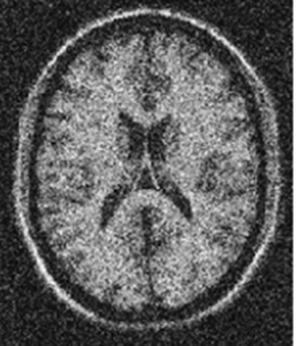
#> input picture data/samples/mri_rician.png, 296 x 346 px
$ python run_study.py   (older library calls are emulated)
#> lines starting #> are read from the running program, lines starting #| are printed output that depends on the picture; after the words box and inside, x2 and y2 are one past the last pixel; in counts of white or black regions, pixels touching at a corner belong together
### src/utils.py
"""Shared helpers for loading images, metrics, and saving comparison grids."""

from __future__ import annotations

from pathlib import Path

import cv2
import matplotlib.pyplot as plt
import numpy as np


ROOT = Path(__file__).resolve().parents[1]
DATA_DIR = ROOT / "data"
OUTPUT_DIR = ROOT / "outputs"


def ensure_dirs(*paths: Path) -> None:
    for path in paths:
        path.mkdir(parents=True, exist_ok=True)


def to_uint8(image: np.ndarray) -> np.ndarray:
    image = np.asarray(image, dtype=np.float64)
    image = np.clip(image, 0, 255)
    return image.astype(np.uint8)


def psnr(reference: np.ndarray, estimate: np.ndarray) -> float:
    """Peak Signal-to-Noise Ratio in dB (higher is better)."""
    ref = reference.astype(np.float64)
    est = estimate.astype(np.float64)
    mse = np.mean((ref - est) ** 2)
    if mse <= 1e-12:
        return float("inf")
    return float(20.0 * np.log10(255.0 / np.sqrt(mse)))


def save_comparison(
    images: dict[str, np.ndarray],
    out_path: Path,
    title: str,
    ncols: int | None = None,
    show_psnr_vs: np.ndarray | None = None,
) -> None:
    """Save a labeled grid of grayscale images."""
    n = len(images)
    ncols = ncols or min(n, 4)
    nrows = int(np.ceil(n / ncols))
    fig, axes = plt.subplots(nrows, ncols, figsize=(4.2 * ncols, 4.0 * nrows))
    axes = np.atleast_1d(axes).ravel()

    for ax, (name, img) in zip(axes, images.items()):
        ax.imshow(img, cmap="gray", vmin=0, vmax=255)
        label = name
        if show_psnr_vs is not None and name.lower() not in {"original", "clean", "noisy"}:
            label = f"{name}\nPSNR: {psnr(show_psnr_vs, img):.2f} dB"
        ax.set_title(label, fontsize=11)
        ax.axis("off")

    for ax in axes[n:]:
        ax.axis("off")

    fig.suptitle(title, fontsize=14, fontweight="bold", y=0.98)
    fig.tight_layout()
    out_path.parent.mkdir(parents=True, exist_ok=True)
    fig.savefig(out_path, dpi=160, bbox_inches="tight")
    plt.close(fig)


def save_image(path: Path, image: np.ndarray) -> None:
    path.parent.mkdir(parents=True, exist_ok=True)
    cv2.imwrite(str(path), to_uint8(image))

### src/denoise.py
"""Spatial / edge-preserving filters for common medical-image noise types."""

from __future__ import annotations

import cv2
import numpy as np
from skimage.restoration import wiener
from skimage.util import img_as_float, img_as_ubyte


def median(img: np.ndarray, ksize: int = 5) -> np.ndarray:
    return cv2.medianBlur(img, ksize)


def gaussian(img: np.ndarray, ksize: int = 5, sigma: float = 1.5) -> np.ndarray:
    return cv2.GaussianBlur(img, (ksize, ksize), sigma)


def bilateral(img: np.ndarray, d: int = 9, sigma_color: float = 75, sigma_space: float = 75) -> np.ndarray:
    return cv2.bilateralFilter(img, d, sigma_color, sigma_space)


def nlm(img: np.ndarray, h: float = 12, template: int = 7, search: int = 21) -> np.ndarray:
    return cv2.fastNlMeansDenoising(img, None, h=h, templateWindowSize=template, searchWindowSize=search)


def mean(img: np.ndarray, ksize: int = 5) -> np.ndarray:
    return cv2.blur(img, (ksize, ksize))


def wiener_filter(img: np.ndarray, ksize: int = 5, balance: float = 0.3) -> np.ndarray:
    psf = np.ones((ksize, ksize), dtype=np.float64) / (ksize * ksize)
    restored = wiener(img_as_float(img), psf, balance=balance)
    return img_as_ubyte(np.clip(restored, 0, 1))


def gaussian_sharpen(img: np.ndarray) -> np.ndarray:
    blurred = gaussian(img, 5, 2.0)
    kernel = np.array([[0, -1, 0], [-1, 5, -1], [0, -1, 0]], dtype=np.float32)
    return cv2.filter2D(blurred, -1, kernel)


def mean_median_combo(img: np.ndarray) -> np.ndarray:
    return median(mean(img, 5), 3)


def hybrid_median_bilateral(img: np.ndarray) -> np.ndarray:
    return bilateral(median(img, 3), 9, 75, 75)


def mean_shift(img: np.ndarray, sp: int = 15, sr: int = 30) -> np.ndarray:
    bgr = cv2.cvtColor(img, cv2.COLOR_GRAY2BGR)
    filtered = cv2.pyrMeanShiftFiltering(bgr, sp, sr)
    return cv2.cvtColor(filtered, cv2.COLOR_BGR2GRAY)


def denoise_rician(noisy: np.ndarray) -> dict[str, np.ndarray]:
    return {
        "Original (noisy)": noisy,
        "Non-Local Means": nlm(noisy, h=12, template=9, search=25),
        "Gaussian": gaussian(noisy, 7, 2.5),
        "Median": median(noisy, 5),
    }


def denoise_salt_pepper(noisy: np.ndarray) -> dict[str, np.ndarray]:
    return {
        "Original (noisy)": noisy,
        "Median": median(noisy, 5),
        "Gaussian": gaussian(noisy, 5, 1.5),
        "Bilateral": bilateral(noisy),
        "Non-Local Means": nlm(noisy, h=15),
        "Wiener": wiener_filter(noisy),
    }


def denoise_gaussian(noisy: np.ndarray) -> dict[str, np.ndarray]:
    return {
        "Original (noisy)": noisy,
        "Gaussian (5x5)": gaussian(noisy, 5, 1.5),
        "Median (5x5)": median(noisy, 5),
        "Bilateral (d=9)": bilateral(noisy),
        "NLM (h=10)": nlm(noisy, h=10),
        "Wiener (5x5)": wiener_filter(noisy, balance=0.3),
    }


def denoise_periodic(noisy: np.ndarray) -> dict[str, np.ndarray]:
    return {
        "Original (noisy)": noisy,
        "Median (7x7)": median(noisy, 7),
        "Bilateral (d=15)": bilateral(noisy, d=15),
        "Gaussian + Sharpen": gaussian_sharpen(noisy),
        "Mean + Median": mean_median_combo(noisy),
    }


def denoise_speckle(noisy: np.ndarray) -> dict[str, np.ndarray]:
    return {
        "Original (noisy)": noisy,
        "Median (5x5)": median(noisy, 5),
        "Hybrid (Med+Bilat)": hybrid_median_bilateral(noisy),
        "Wiener": wiener_filter(noisy, ksize=3, balance=0.25),
        "Mean Shift": mean_shift(noisy),
    }


PIPELINES = {
    "rician": denoise_rician,
    "salt_pepper": denoise_salt_pepper,
    "gaussian": denoise_gaussian,
    "periodic": denoise_periodic,
    "speckle": denoise_speckle,
}

### src/enhance.py
"""Point processing and intensity transforms for medical image enhancement."""

from __future__ import annotations

import cv2
import numpy as np


def image_negative(img: np.ndarray) -> np.ndarray:
    return 255 - img


def threshold_binary_inv(img: np.ndarray, value: int = 50) -> np.ndarray:
    _, out = cv2.threshold(img, value, 255, cv2.THRESH_BINARY_INV)
    return out


def grey_level_slicing(img: np.ndarray, lo: int = 100, hi: int = 200) -> np.ndarray:
    out = img.copy()
    mask = (img >= lo) & (img <= hi)
    out[mask] = 255
    return out


def contrast_stretch(img: np.ndarray) -> np.ndarray:
    lo, hi = float(img.min()), float(img.max())
    if hi <= lo:
        return img.copy()
    stretched = (img.astype(np.float64) - lo) * (255.0 / (hi - lo))
    return stretched.astype(np.uint8)


def histogram_equalize(img: np.ndarray) -> np.ndarray:
    return cv2.equalizeHist(img)


def log_transform(img: np.ndarray, c: float = 1.5) -> np.ndarray:
    x = img.astype(np.float32) / 255.0
    y = c * np.log1p(x)
    y = y / y.max() if y.max() > 0 else y
    return (y * 255).astype(np.uint8)


def inverse_log_transform(img: np.ndarray, c: float = 1.0) -> np.ndarray:
    x = img.astype(np.float32) / 255.0 + 1e-6
    y = c * (np.exp(x) - 1.0)
    y = y / y.max() if y.max() > 0 else y
    return (y * 255).astype(np.uint8)


def gamma_correct(img: np.ndarray, gamma: float) -> np.ndarray:
    x = img.astype(np.float32) / 255.0
    return (np.power(x, gamma) * 255).astype(np.uint8)


def bit_planes(img: np.ndarray) -> dict[str, np.ndarray]:
    planes = {"Original": img}
    titles = [
        "MSB (Bit 7)",
        "Bit 6",
        "Bit 5",
        "Bit 4",
        "Bit 3",
        "Bit 2",
        "Bit 1",
        "LSB (Bit 0)",
    ]
    for i, title in enumerate(reversed(titles)):
        plane = ((img >> i) & 1) * 255
        planes[title] = plane.astype(np.uint8)
    return planes


def unsharp_mask_pipeline(img: np.ndarray) -> dict[str, np.ndarray]:
    """Classic high-boost / edge-mask sharpening chain."""
    lap = cv2.Laplacian(img, cv2.CV_16S, ksize=3)
    lap_abs = cv2.convertScaleAbs(lap)
    sharpened_lap = cv2.add(img, lap_abs)

    sobelx = cv2.Sobel(img, cv2.CV_16S, 1, 0, ksize=3)
    sobely = cv2.Sobel(img, cv2.CV_16S, 0, 1, ksize=3)
    sobel = cv2.convertScaleAbs(cv2.addWeighted(sobelx, 0.5, sobely, 0.5, 0))
    sobel_smooth = cv2.GaussianBlur(sobel, (5, 5), 1.2)

    mask = cv2.multiply(sobel, sobel_smooth, scale=1.0 / 255.0)
    final = cv2.add(img, mask)

    return {
        "Original": img,
        "Laplacian": lap_abs,
        "Original + Laplacian": sharpened_lap,
        "Sobel": sobel,
        "Smoothed Sobel": sobel_smooth,
        "Edge Mask": mask,
        "Final Sharpened": final,
    }


def run_enhancements(img: np.ndarray) -> dict[str, dict[str, np.ndarray]]:
    return {
        "negative": {"Original": img, "Negative": image_negative(img)},
        "threshold": {"Original": img, "Threshold INV (T=50)": threshold_binary_inv(img, 50)},
        "grey_level_slice": {"Original": img, "Grey Level Slice (100-200)": grey_level_slicing(img)},
        "contrast_stretch": {"Original": img, "Contrast Stretched": contrast_stretch(img)},
        "histogram_eq": {"Original": img, "Histogram Equalized": histogram_equalize(img)},
        "log": {"Original": img, "Log Transform": log_transform(img)},
        "inv_log": {"Original": img, "Inverse Log": inverse_log_transform(img)},
        "gamma": {
            "Original": img,
            "γ = 0.4": gamma_correct(img, 0.4),
            "γ = 1.0": gamma_correct(img, 1.0),
            "γ = 2.5": gamma_correct(img, 2.5),
        },
        "bit_planes": bit_planes(img),
        "unsharp_mask": unsharp_mask_pipeline(img),
    }

### src/phantoms.py
"""Synthetic medical phantoms and noise models for reproducible demos."""

from __future__ import annotations

import numpy as np

from utils import to_uint8


def brain_phantom(size: int = 256, seed: int = 7) -> np.ndarray:
    """Simple elliptical 'brain' phantom with soft tissue + ventricles."""
    yy, xx = np.mgrid[0:size, 0:size]
    cy, cx = size / 2, size / 2
    img = np.zeros((size, size), dtype=np.float64)

    # Outer skull / soft tissue
    skull = ((yy - cy) / (0.42 * size)) ** 2 + ((xx - cx) / (0.36 * size)) ** 2 <= 1
    img[skull] = 160

    # Gray matter ring
    gm = ((yy - cy) / (0.34 * size)) ** 2 + ((xx - cx) / (0.28 * size)) ** 2 <= 1
    img[gm] = 110

    # White matter core
    wm = ((yy - cy) / (0.22 * size)) ** 2 + ((xx - cx) / (0.18 * size)) ** 2 <= 1
    img[wm] = 180

    # Ventricles
    left = ((yy - cy) / (0.08 * size)) ** 2 + ((xx - (cx - 0.08 * size)) / (0.04 * size)) ** 2 <= 1
    right = ((yy - cy) / (0.08 * size)) ** 2 + ((xx - (cx + 0.08 * size)) / (0.04 * size)) ** 2 <= 1
    img[left | right] = 40

    # Mild anatomical texture
    rng = np.random.default_rng(seed)
    texture = rng.normal(0, 4, size=(size, size))
    img = np.clip(img + texture * skull, 0, 255)
    return to_uint8(img)


def bone_phantom(size: int = 256, seed: int = 11) -> np.ndarray:
    """Bone / cortical structure phantom for salt-and-pepper demos."""
    yy, xx = np.mgrid[0:size, 0:size]
    img = np.full((size, size), 30.0)
    cortex = ((yy - size * 0.5) / (0.3 * size)) ** 2 + ((xx - size * 0.5) / (0.45 * size)) ** 2 <= 1
    img[cortex] = 210
    marrow = ((yy - size * 0.5) / (0.18 * size)) ** 2 + ((xx - size * 0.5) / (0.28 * size)) ** 2 <= 1
    img[marrow] = 90
    rng = np.random.default_rng(seed)
    img += rng.normal(0, 3, size=(size, size))
    return to_uint8(img)


def add_gaussian_noise(image: np.ndarray, sigma: float = 25.0, seed: int = 1) -> np.ndarray:
    rng = np.random.default_rng(seed)
    noisy = image.astype(np.float64) + rng.normal(0, sigma, image.shape)
    return to_uint8(noisy)


def add_salt_pepper(image: np.ndarray, amount: float = 0.05, seed: int = 2) -> np.ndarray:
    rng = np.random.default_rng(seed)
    out = image.copy()
    n = out.size
    n_salt = int(amount * n * 0.5)
    n_pepper = int(amount * n * 0.5)
    coords = rng.choice(n, n_salt + n_pepper, replace=False)
    flat = out.ravel()
    flat[coords[:n_salt]] = 255
    flat[coords[n_salt:]] = 0
    return out


def add_speckle(image: np.ndarray, variance: float = 0.04, seed: int = 3) -> np.ndarray:
    rng = np.random.default_rng(seed)
    noise = rng.normal(0, np.sqrt(variance), image.shape)
    noisy = image.astype(np.float64) * (1.0 + noise)
    return to_uint8(noisy)


def add_rician(image: np.ndarray, sigma: float = 18.0, seed: int = 4) -> np.ndarray:
    """Rician noise typical of magnitude MRI."""
    rng = np.random.default_rng(seed)
    real = image.astype(np.float64) + rng.normal(0, sigma, image.shape)
    imag = rng.normal(0, sigma, image.shape)
    return to_uint8(np.sqrt(real**2 + imag**2))


def add_periodic(image: np.ndarray, amplitude: float = 35.0, freq: float = 0.08) -> np.ndarray:
    """Sinusoidal interference (stripe / interference pattern)."""
    yy, xx = np.mgrid[0 : image.shape[0], 0 : image.shape[1]]
    pattern = amplitude * np.sin(2 * np.pi * freq * xx + 0.7 * np.sin(2 * np.pi * 0.03 * yy))
    return to_uint8(image.astype(np.float64) + pattern)


def build_dataset(size: int = 256) -> dict[str, dict[str, np.ndarray]]:
    brain = brain_phantom(size)
    bone = bone_phantom(size)
    return {
        "rician": {"clean": brain, "noisy": add_rician(brain)},
        "salt_pepper": {"clean": bone, "noisy": add_salt_pepper(bone)},
        "gaussian": {"clean": brain, "noisy": add_gaussian_noise(brain)},
        "periodic": {"clean": brain, "noisy": add_periodic(brain)},
        "speckle": {"clean": brain, "noisy": add_speckle(brain)},
        "enhancement": {"clean": brain, "noisy": brain},
    }

### src/run_study.py
"""
MedImg Denoise — end-to-end medical image denoising & enhancement runner.

Run from repo root:
  python src/run_study.py
"""

from __future__ import annotations

import json
import sys
from pathlib import Path

sys.path.insert(0, str(Path(__file__).resolve().parent))

import cv2

from denoise import PIPELINES
from enhance import run_enhancements
from phantoms import build_dataset
from utils import DATA_DIR, OUTPUT_DIR, ensure_dirs, psnr, save_comparison, save_image


ROOT = Path(__file__).resolve().parents[1]
SAMPLES = DATA_DIR / "samples"
GALLERY = ROOT / "gallery"
GALLERY_DENOISE = GALLERY / "denoising"
GALLERY_ENHANCE = GALLERY / "enhancement"

SAMPLE_FILES = {
    "rician": SAMPLES / "mri_rician.png",
    "salt_pepper": SAMPLES / "bone_salt_pepper.png",
    "gaussian": SAMPLES / "brain_gaussian.png",
    "periodic": SAMPLES / "brain_periodic.png",
    "speckle": SAMPLES / "brain_speckle.png",
}

TITLES = {
    "rician": "Rician Noise Denoising (MRI)",
    "salt_pepper": "Salt & Pepper Denoising (Bone)",
    "gaussian": "Gaussian Noise Denoising (Brain MRI)",
    "periodic": "Periodic Noise Removal",
    "speckle": "Speckle Noise Denoising",
}

PREFERRED = {
    "rician": "Non-Local Means",
    "salt_pepper": "Median",
    "gaussian": "NLM (h=10)",
    "periodic": "Bilateral (d=15)",
    "speckle": "Hybrid (Med+Bilat)",
}


def load_gray(path: Path):
    img = cv2.imread(str(path), cv2.IMREAD_GRAYSCALE)
    if img is None:
        raise FileNotFoundError(path)
    return img


def main() -> None:
    phantom_dir = DATA_DIR / "phantoms"
    ensure_dirs(phantom_dir, GALLERY_DENOISE, GALLERY_ENHANCE, OUTPUT_DIR / "denoising", OUTPUT_DIR / "enhancement")

    dataset = build_dataset(size=256)
    metrics: dict[str, dict[str, float]] = {}

    for noise_type, pipeline in PIPELINES.items():
        sample_path = SAMPLE_FILES.get(noise_type)
        if sample_path and sample_path.exists():
            noisy = load_gray(sample_path)
#> in load_gray, img is the input picture: shape (346, 296); min 0, max 255, mean 92.1
            clean = dataset[noise_type]["clean"]  # phantom GT only for synthetic branch
            use_real = True
        else:
            clean = dataset[noise_type]["clean"]
            noisy = dataset[noise_type]["noisy"]
            use_real = False
            save_image(phantom_dir / f"{noise_type}_clean.png", clean)
            save_image(phantom_dir / f"{noise_type}_noisy.png", noisy)

        results = pipeline(noisy)
#> results = 4 items
        metrics[noise_type] = {}
        ref = clean if not use_real else noisy
        for name, img in results.items():
            if "original" in name.lower():
                continue
            metrics[noise_type][name] = round(psnr(ref, img), 2)
#> this loop made 4 passes
#> (name, mse in psnr) on passes 2 to 4: ('Non-Local Means', 49.57), ('Gaussian', 312.6), ('Median', 175)
#> name on pass 1: 'Original (noisy)'
#> after the loop, metrics = 1 item

        best_name = PREFERRED.get(noise_type)
        if best_name and best_name in results:
            save_image(GALLERY_DENOISE / f"{noise_type}_best.png", results[best_name])

        out = GALLERY_DENOISE / f"{noise_type}.png"
        save_comparison(
            results,
            out,
            TITLES[noise_type],
            ncols=3 if len(results) > 4 else len(results),
            show_psnr_vs=ref if not use_real else None,
        )
#> in save_comparison, `n = len(images)`: n = 4
#> in save_comparison, `nrows = int(np.ceil(n / ncols))`: nrows = 1
#> the loop in save_comparison, `for ax, (name, img) in zip(axes, images.items()):` made 4 passes
#> in save_comparison, `fig.savefig(out_path, dpi=160, bbox_inches="tight")`:
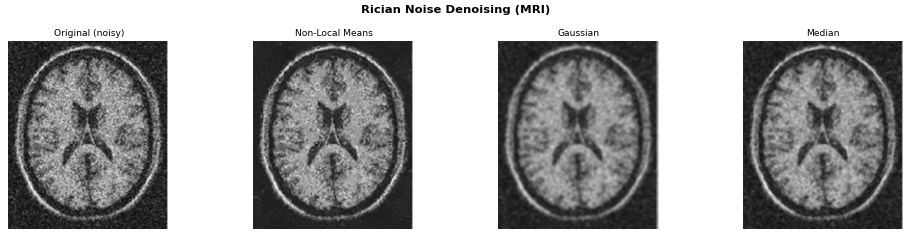
#> figure drawn by matplotlib, 4 panels
        # keep legacy outputs/ mirror for compatibility
        save_comparison(
            results,
            OUTPUT_DIR / "denoising" / f"{noise_type}_comparison.png",
            TITLES[noise_type],
            ncols=3 if len(results) > 4 else len(results),
            show_psnr_vs=ref if not use_real else None,
        )
#> the loop in save_comparison (call 2), `for ax, (name, img) in zip(axes, images.items()):` made 4 passes
        print(f"[denoise] {noise_type} ({'sample' if use_real else 'phantom'})")
#> pass 2 of the loop in main, `for noise_type, pipeline in PIPELINES.items():`:
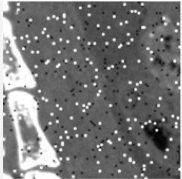
#> input picture data/samples/bone_salt_pepper.png, 182 x 179 px
#> in load_gray, img is the input picture: shape (179, 182); min 1, max 255, mean 116.7
#> in bilateral, `return cv2.bilateralFilter(img, d, sigma_color, sigma_space)`:
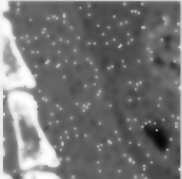
#> returned value: shape (179, 182); min 7, max 255, mean 115.2
#> psf = [[0.04, 0.04, 0.04, 0.04, 0.04], [0.04, 0.04, 0.04, 0.04, 0.04], [0.04, 0.04, 0.04, 0.04, 0.04], [0.04, 0.04, 0.04, 0.04, 0.04], [0.04, 0.04, 0.04, 0.04, 0.04]]
#> in wiener_filter, `restored = wiener(img_as_float(img), psf, balance=balance)`:
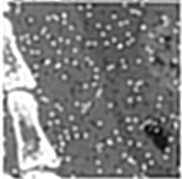
#> restored: shape (179, 182) float64; min -0.0804, max 1, mean 0.455; drawn with min black and max white
#> results = 6 items
#> the loop in main, `for name, img in results.items():` made 6 passes
#> (name, mse in psnr) on passes 2 to 6: ('Median', 414.8), ('Gaussian', 304.5), ('Bilateral', 305.3), ('Non-Local Means', 44.33), ('Wiener', 326.3)
#> after the loop in main, `for name, img in results.items():`: metrics = 2 items
#> pass 3 of the loop in main, `for noise_type, pipeline in PIPELINES.items():`:
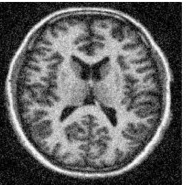
#> input picture data/samples/brain_gaussian.png, 186 x 185 px
#> in load_gray, img is the input picture: shape (185, 186); min 0, max 255, mean 99.1
#> in wiener_filter (call 2), `restored = wiener(img_as_float(img), psf, balance=balance)`:
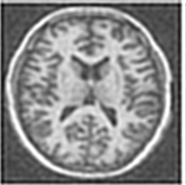
#> restored: shape (185, 186) float64; min -0.332, max 1, mean 0.386; drawn with min black and max white
#> in wiener_filter (call 2), `return img_as_ubyte(np.clip(restored, 0, 1))`:
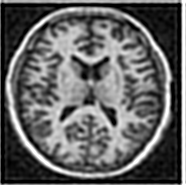
#> returned value: shape (185, 186); min 0, max 255, mean 99.8
#> the loop in main, `for name, img in results.items():` made 6 passes
#> (name, mse in psnr) on passes 2 to 6: ('Gaussian (5x5)', 387.6), ('Median (5x5)', 272.1), ('Bilateral (d=9)', 278.8), ('NLM (h=10)', 32.68), ('Wiener (5x5)', 568.2)
#> after the loop in main, `for name, img in results.items():`: metrics = 3 items
#> the loop made 5 passes; the first 3 are shown

    # enhancement on a lightly cleaned MRI sample when available
    if SAMPLE_FILES["rician"].exists():
        base = cv2.medianBlur(load_gray(SAMPLE_FILES["rician"]), 5)
    else:
        base = dataset["enhancement"]["clean"]
        save_image(phantom_dir / "enhancement_base.png", base)

    enhancements = run_enhancements(base)
#> in threshold_binary_inv, `_, out = cv2.threshold(img, value, 255, cv2.THRESH_BINARY_INV)`:
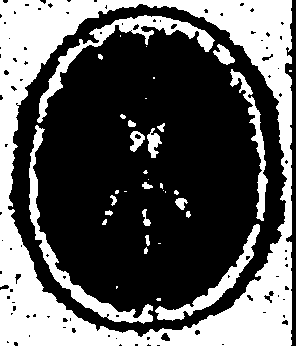
#> out: shape (346, 296); 36% white; 37 white regions (16 under 20 px), largest, box (x1, y1, x2, y2) and area: (0, 0, 292, 346) 28184, (37, 15, 215, 123) 2419, (29, 125, 153, 324) 2371
#> in grey_level_slicing, `mask = (img >= lo) & (img <= hi)`:
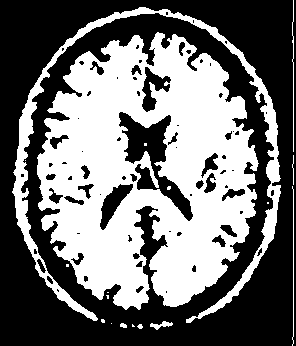
#> mask: shape (346, 296) bool; 44.6% white; 18 white regions (10 under 20 px), largest, box (x1, y1, x2, y2) and area: (37, 32, 259, 310) 38794, (12, 7, 281, 323) 6365, (292, 186, 294, 346) 160
#> in grey_level_slicing, `out[mask] = 255`:
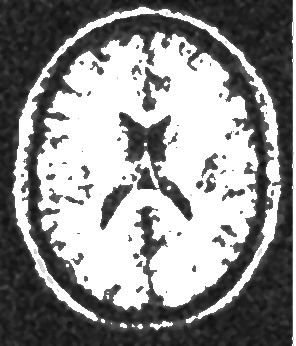
#> out: shape (346, 296); min 15, max 255, mean 142.6
#> in contrast_stretch, `lo, hi = float(img.min()), float(img.max())`: lo = 15; hi = 255
#> in inverse_log_transform, `y = c * (np.exp(x) - 1.0)`:
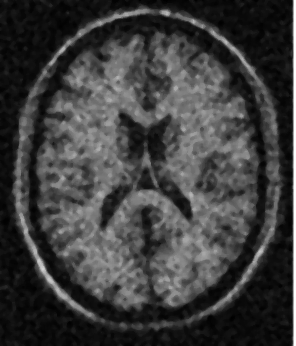
#> y: shape (346, 296) float32; min 0.0606, max 1.72, mean 0.463; drawn with min black and max white
#> in gamma_correct, `return (np.power(x, gamma) * 255).astype(np.uint8)`:
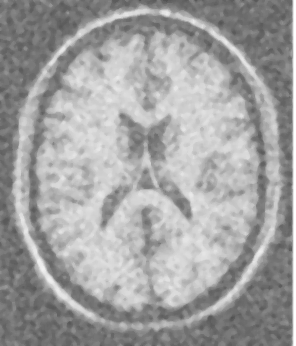
#> returned value: shape (346, 296); min 82, max 255, mean 161.5
#> call 3 of gamma_correct, with gamma = 2.5
#> in gamma_correct (call 3), `return (np.power(x, gamma) * 255).astype(np.uint8)`:
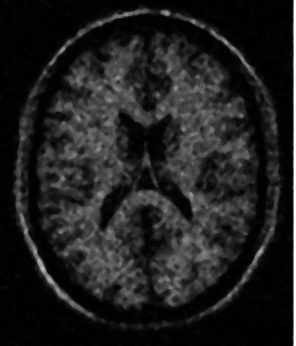
#> returned value: shape (346, 296); min 0, max 255, mean 31.6
#> after the loop in bit_planes, `for i, title in enumerate(reversed(titles)):`: planes = 9 items
#> enhancements = 10 items
    for name, images in enhancements.items():
        save_comparison(
            images,
            GALLERY_ENHANCE / f"{name}.png",
            f"Enhancement — {name.replace('_', ' ').title()}",
            ncols=3 if len(images) > 4 else min(len(images), 4),
        )
        save_comparison(
            images,
            OUTPUT_DIR / "enhancement" / f"{name}.png",
            f"Enhancement — {name.replace('_', ' ').title()}",
            ncols=3 if len(images) > 4 else min(len(images), 4),
        )
        print(f"[enhance] {name}")
#> this loop made 10 passes
#> name on passes 1 to 10: 'negative', 'threshold', 'grey_level_slice', 'contrast_stretch', 'histogram_eq', 'log', 'inv_log', 'gamma', 'bit_planes', 'unsharp_mask'
#| [enhance] negative
#| [enhance] threshold
#| [enhance] grey_level_slice
#| [enhance] contrast_stretch
#| [enhance] histogram_eq
#| [enhance] log
#| [enhance] inv_log
#| [enhance] gamma
#> (further printed lines are left out)

    (GALLERY / "metrics.json").write_text(json.dumps(metrics, indent=2))
    (OUTPUT_DIR / "metrics.json").write_text(json.dumps(metrics, indent=2))
    print(f"\nGallery → {GALLERY}")
    print(f"Metrics → {GALLERY / 'metrics.json'}")


if __name__ == "__main__":
    main()
